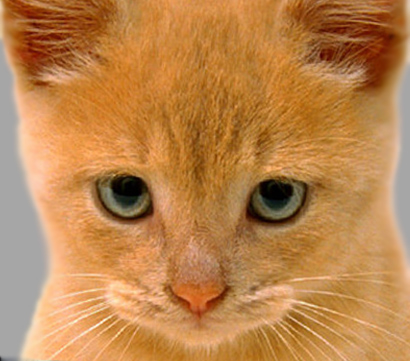
%> input picture cat.jpg, 410 x 361 px, given in place of lenna.png, which was not available
$ octave hw23.m   (GNU Octave 9; MATLAB toolbox functions it lacks are replaced by stand-ins)
%> lines starting %> are read from the running program, lines starting %| are printed output that depends on the picture; pictures that were not available may be replaced by others from this repository, and a replacement may not be noted
### gaussPyramid.m
function gaussArray = gaussPyramid(img)
    gaussArray = {img};

    for i = 2:6
        img = impyramid(img,'reduce');
        gaussArray{i} = img;
    end

end

### laplPyramid.m
function laplArray = laplPyramid(gaussianPyramid)
    toExpand = gaussianPyramid{6};
    laplArray = {toExpand}; % L5 = G5 , laplArray{1} = G5, laplArray{2} L4 = G4 - expand(G5)
    i = 2;
    for k=6:-1:2
        toExpand = impyramid(gaussianPyramid{k},'expand'); % expand(G5)
        rows = size(gaussianPyramid{k-1},1);
        columns = size(gaussianPyramid{k-1},2);
        toExpand = imresize(toExpand,[rows columns]);
        laplArray{i} = imsubtract(gaussianPyramid{k-1},toExpand); % L4 = G4 - expand(G5)
        i = i + 1;
    end


end

### collapse.m
function rec_img = collapse(laplacianPyramid)
rec_img = laplacianPyramid{1};

for i = 2 : 6
    rows = size(laplacianPyramid{i},1);
    columns = size(laplacianPyramid{i},2);
    rec_img = impyramid(rec_img,'expand');
    rec_img = imresize(rec_img,[rows columns]);
    rec_img = laplacianPyramid{i} + rec_img ;
    %figure;imshow(rec_img);
end

### hw23.m
clear;
newImage = imread('lenna.png');
%> newImage is the input picture: size 361x410x3 uint8; mean R, G, B 188.2, 132.5, 77.1
%figure;imshow(newImage);
gaussArr = gaussPyramid(newImage);
%> in gaussPyramid, `gaussArray = {img};`: gaussArray = 1 item
%> after the loop in gaussPyramid, `for i = 2:6`: gaussArray = 6 items
%> gaussArr = 6 items
laplaceArr = laplPyramid(gaussArr);
%> in laplPyramid, `laplArray = {toExpand};`: laplArray = 1 item
%> the loop in laplPyramid, `for k=6:-1:2` made 5 passes
%> (rows, columns) on passes 1 to 5: (23, 26), (46, 52), (91, 103), (181, 205), (361, 410)
%> after the loop in laplPyramid, `for k=6:-1:2`: i = 7; laplArray = 6 items
%> laplaceArr = 6 items
%for i=1:6
%    figure;imshow(laplaceArr{i});
%end
%expanded = impyramid(gaussArr{2},'expand');
%figure;imshow(gaussArr{1});
%figure;imshow(expanded);
reconstruction = collapse(laplaceArr);
%> the loop in collapse, `for i = 2 : 6` made 5 passes
%> after the loop in collapse, `for i = 2 : 6`:
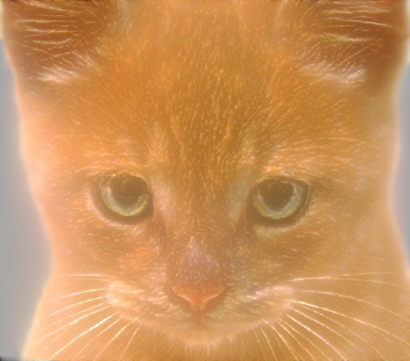
%> rec_img: size 361x410x3 uint8; mean R, G, B 203.1, 146.5, 92.4

img1 = imread('hand5.jpg');
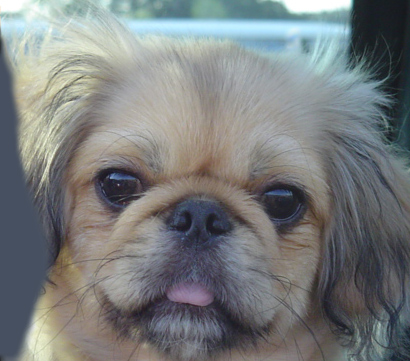
%> input picture dog.jpg, 410 x 361 px, given in place of hand5.jpg, which was not available
%> img1 is the input picture: size 361x410x3 uint8; mean R, G, B 121.2, 124.5, 125
img1 = imresize(img1,[1024 1024]);
%> img1: size 1024x1024x3 uint8
img1 = im2double(img1);
%> img1: size 1024x1024x3 double
img2 = imread('eyes1500.jpg');
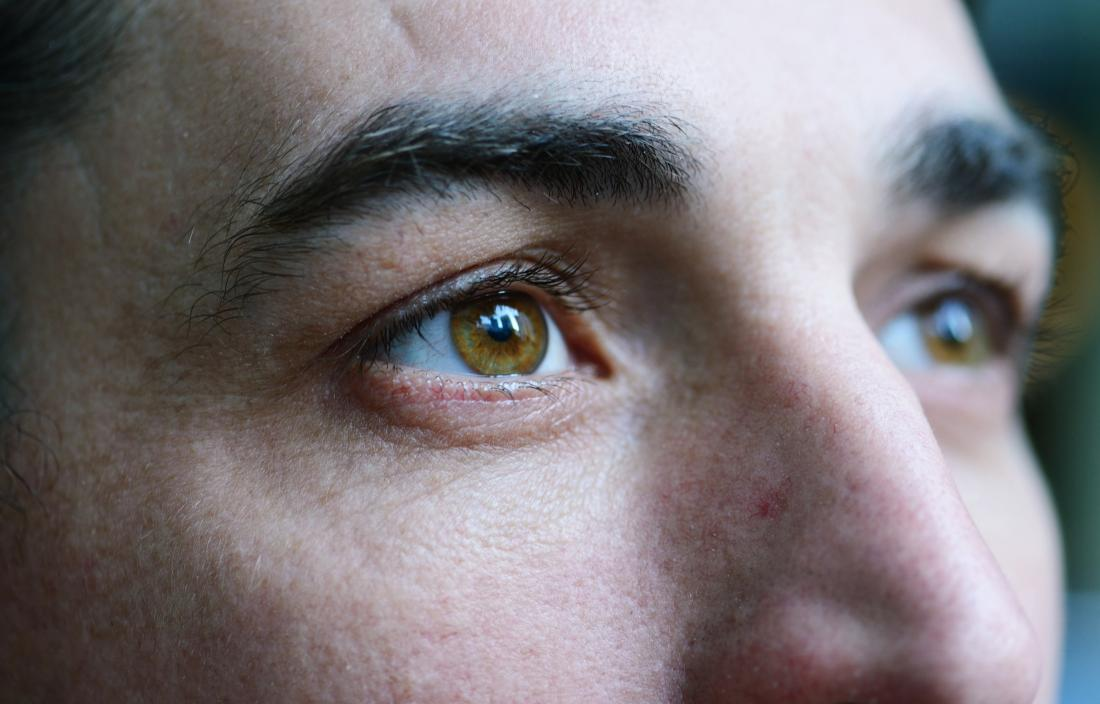
%> input picture eyes1500.jpg, 1100 x 704 px
%> img2 is the input picture: size 704x1100x3 uint8; mean R, G, B 122.6, 116.5, 119.1
img2 = imresize(img2,[1024 1024]);
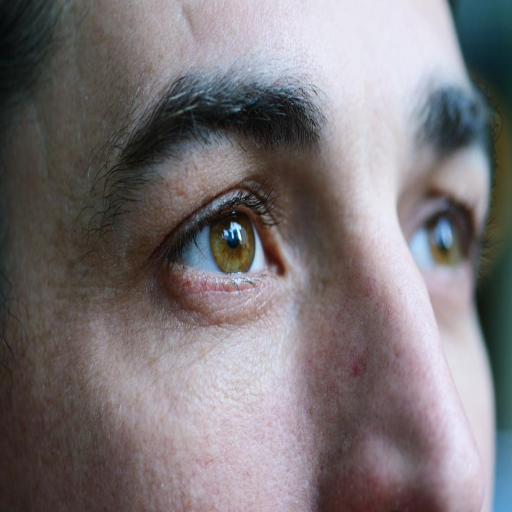
%> img2: size 1024x1024x3 uint8 (shown at 1/2 size); mean R, G, B 122.6, 116.5, 119.1
img2 = im2double(img2);
%> img2: size 1024x1024x3 double
%img1 = rgb2gray(img1);
%img2 = rgb2gray(img2);
%figure;imshow(img2);
%figure;imshow(img1);
gaussArr1 = gaussPyramid(img1);
%> in gaussPyramid (call 2), `gaussArray = {img};`: gaussArray = 1 item
%> after the loop in gaussPyramid (call 2), `for i = 2:6`:
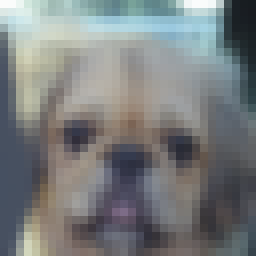
%> img: size 32x32x3 double (shown 8 times larger); mean R, G, B 0.479, 0.493, 0.496
%> after the loop in gaussPyramid (call 2), `for i = 2:6`: gaussArray = 6 items
%> gaussArr1 = 6 items
laplaceArr1 = laplPyramid(gaussArr1);
%> the loop in laplPyramid (call 2), `for k=6:-1:2` made 5 passes
%> (rows, columns) on passes 1 to 5: (64, 64), (128, 128), (256, 256), (512, 512), (1024, 1024)
%> laplaceArr1 = 6 items
gaussArr2 = gaussPyramid(img2);
%> in gaussPyramid (call 3), `gaussArray = {img};`: gaussArray = 1 item
%> after the loop in gaussPyramid (call 3), `for i = 2:6`:
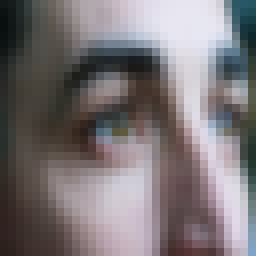
%> img: size 32x32x3 double (shown 8 times larger); mean R, G, B 0.482, 0.458, 0.468
%> after the loop in gaussPyramid (call 3), `for i = 2:6`: gaussArray = 6 items
%> gaussArr2 = 6 items
laplaceArr2 = laplPyramid(gaussArr2);
%> in laplPyramid (call 3), `laplArray = {toExpand};`: laplArray = 1 item
%> the loop in laplPyramid (call 3), `for k=6:-1:2` made 5 passes
%> pass 2, in laplPyramid (call 3), `toExpand = impyramid(gaussianPyramid{k},'expand');`:
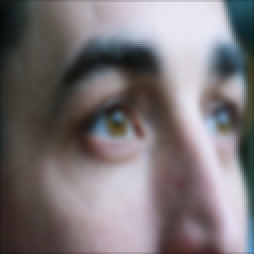
%> toExpand: size 127x127x3 double (shown 2 times larger); mean R, G, B 0.482, 0.457, 0.468
%> after the loop in laplPyramid (call 3), `for k=6:-1:2`: laplArray = 6 items
%> laplaceArr2 = 6 items

figure; h_im = imshow(img1);
%> (the run ends here)
